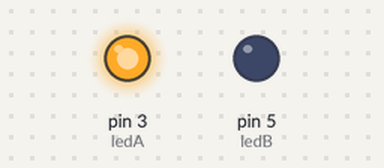
Bench run of a sketch on a simulated Arduino Uno, built with avr-gcc and run on an emulated ATmega328P. Parts: output pins drawn as LEDs (lit = HIGH).

Above: at 0.75 s.
At 36.2 s:
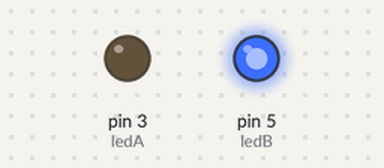
Timing chart, 0 to 39.5 s (numbered marks = the images above):
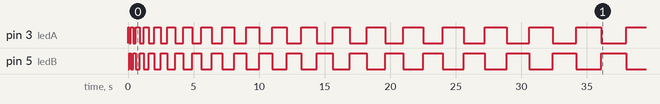

Measured:
- by itself, pin 3 (ledA): LOW → HIGH at 0.00 s, → LOW 0.10 s later, → HIGH 0.10 s later, → LOW 0.20 s later, … (39 changes in this stretch)
- by itself, pin 5 (ledB): LOW → HIGH at 0.10 s, → LOW 0.10 s later, → HIGH 0.20 s later, → LOW 0.20 s later, … (38 changes in this stretch)

The sketch:

Ex_4_1_x.ino
```cpp
/*

  예제 4.1을 응용하여 만든 예제입니다
  두 led의 점멸주기가 0.1초부터 5초까지 증가하고 5초에 도달하면 0.1초까지 감소를 반복하는 코드입니다

*/
const int ledA = 3;
const int ledB = 5;
int ratio = 1;
boolean switcher = 0;
void setup()
{
  pinMode(ledA, OUTPUT);
  pinMode(ledB, OUTPUT);
}

void loop()
{
  digitalWrite(ledA, HIGH);
  digitalWrite(ledB, LOW);
  delay(ratio*100);
  digitalWrite(ledA, LOW);
  digitalWrite(ledB, HIGH);
  delay(ratio*100);

  if(ratio == 50)switcher = 1;
  else if(ratio == 1)switcher = 0;

  ratio = switcher? ratio - 1: ratio +1;
}
```
